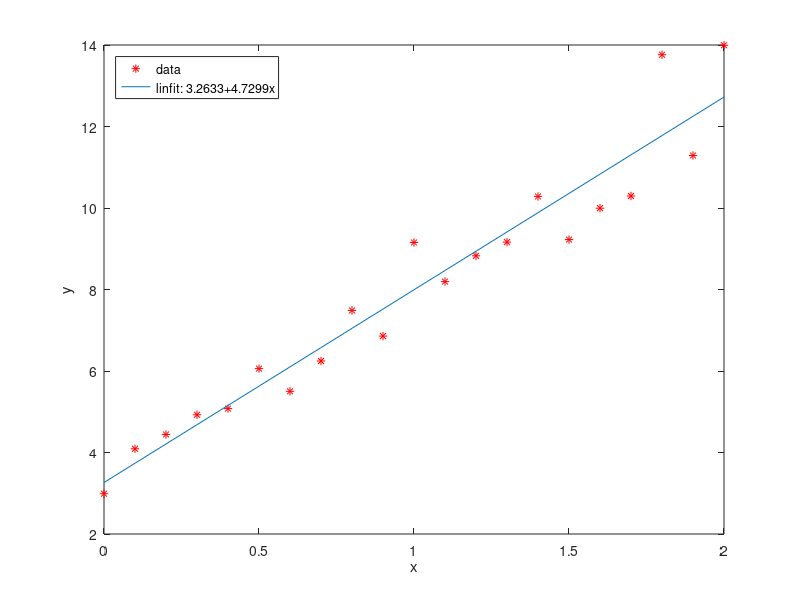

This chart was generated by the following MATLAB code:
% Generer et datasett
a=3.5; %Parameter for konstantledd i generert datasett
b=5.0; %Parameter for helning i generert datasett
x=0:0.1:2;
stoy = randn(1,length(x));
y=a+b.*x+stoy;
figure(1)
plot(x,y,'r*')
%Tilpass med line�r modell
[p,S]=polyfit(x,y,1);
%Tilpasningsparametre m og c i y=m*x+c:
m=p(1);
c=p(2);
yline = polyval(p,x);
hold on
plot(x,yline,'-')
xlabel('x')
ylabel('y')
legend('data',['linfit: ',num2str(c),'+',num2str(m),'x'],'Location','NorthWest')
hold off

% standardavvik
stoy_sm = std(stoy)/sqrt(length(x))

% Calculate the covariance matrix C from S (see help for polyfit)
Rinv=inv(S.R);
C = (Rinv*Rinv')*S.normr^2/S.df;

% The diagonal elements of C are the variances of the parameters.
% Non-zero off-diagonal elements indicate a covariance between the
% parameters.
dm = sqrt(C(1,1)); % Error in the slope
dc = sqrt(C(2,2)); % Error in the intercept

fprintf('slope     = %6.4f +- %5.4f\n',m,dm)
fprintf('intercept = %6.4f +- %5.4f\n',c,dc)
